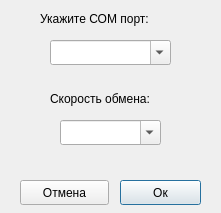
<?xml version="1.0" encoding="UTF-8"?>
<ui version="4.0">
 <class>ComPortDialog</class>
 <widget class="QDialog" name="ComPortDialog">
  <property name="geometry">
   <rect>
    <x>0</x>
    <y>0</y>
    <width>221</width>
    <height>213</height>
   </rect>
  </property>
  <property name="windowTitle">
   <string>СОМ порт</string>
  </property>
  <widget class="QPushButton" name="pushButtonOk">
   <property name="geometry">
    <rect>
     <x>120</x>
     <y>180</y>
     <width>81</width>
     <height>25</height>
    </rect>
   </property>
   <property name="text">
    <string>Ок</string>
   </property>
  </widget>
  <widget class="QPushButton" name="pushButtonCancel">
   <property name="geometry">
    <rect>
     <x>20</x>
     <y>180</y>
     <width>89</width>
     <height>25</height>
    </rect>
   </property>
   <property name="text">
    <string>Отмена</string>
   </property>
  </widget>
  <widget class="QComboBox" name="comboBoxComName">
   <property name="geometry">
    <rect>
     <x>50</x>
     <y>40</y>
     <width>121</width>
     <height>25</height>
    </rect>
   </property>
   <property name="editable">
    <bool>true</bool>
   </property>
  </widget>
  <widget class="QLabel" name="label">
   <property name="geometry">
    <rect>
     <x>40</x>
     <y>10</y>
     <width>161</width>
     <height>17</height>
    </rect>
   </property>
   <property name="text">
    <string>Укажите СОМ порт:</string>
   </property>
  </widget>
  <widget class="QLabel" name="label_2">
   <property name="geometry">
    <rect>
     <x>50</x>
     <y>90</y>
     <width>131</width>
     <height>17</height>
    </rect>
   </property>
   <property name="text">
    <string>Скорость обмена:</string>
   </property>
  </widget>
  <widget class="QComboBox" name="comboBoxComBaudrate">
   <property name="geometry">
    <rect>
     <x>60</x>
     <y>120</y>
     <width>101</width>
     <height>25</height>
    </rect>
   </property>
   <property name="editable">
    <bool>true</bool>
   </property>
   <property name="currentText">
    <string/>
   </property>
  </widget>
 </widget>
 <resources/>
 <connections/>
</ui>
